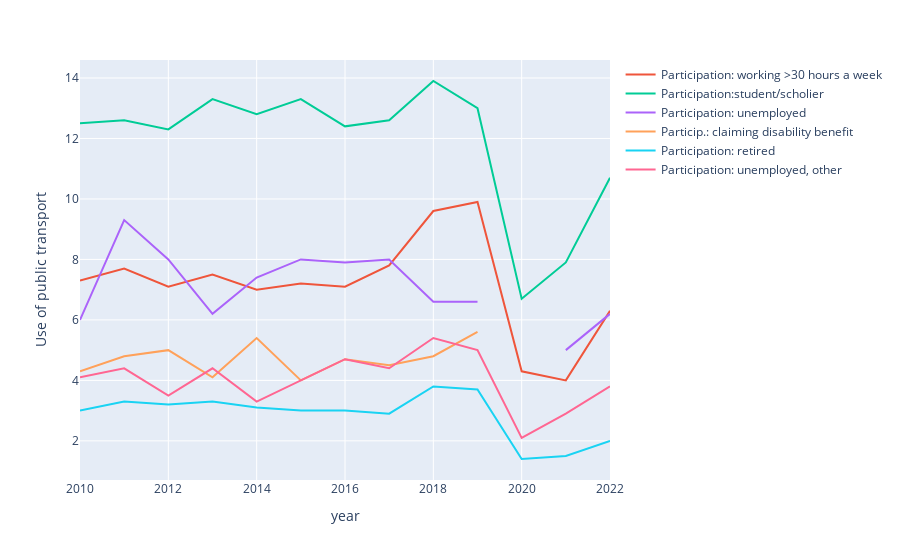

Here is the notebook cell this chart was saved with:
### Markdown cell above
Secondly, let's create a line chart for the Use of Public Transport by different groups over the years, and a line chart for the Year-on-Year Difference in the Use of Public Transport.

### Code cell
dict_draw(d, particip, 'Use of public transport')

### Figure 1 — Plotly figure (JSON) as saved in the notebook; plotly's stock layout.template omitted (floating-point values rounded to 4 significant figures)
{"data": [{"hovertemplate": "<extra></extra>", "legendgroup": "", "line": {"color": "#636efa", "dash": "solid"}, "marker": {"symbol": "circle"}, "mode": "lines", "name": "", "orientation": "v", "showlegend": false, "type": "scatter", "xaxis": "x", "yaxis": "y"}, {"mode": "lines", "name": "Participation: working >30 hours a week", "type": "scatter", "x": [2010, 2011, 2012, 2013, 2014, 2015, 2016, 2017, 2018, 2019, 2020, 2021, 2022], "y": [7.3, 7.7, 7.1, 7.5, 7, 7.2, 7.1, 7.8, 9.6, 9.9, 4.3, 4, 6.3]}, {"mode": "lines", "name": "Participation:student/scholier", "type": "scatter", "x": [2010, 2011, 2012, 2013, 2014, 2015, 2016, 2017, 2018, 2019, 2020, 2021, 2022], "y": [12.5, 12.6, 12.3, 13.3, 12.8, 13.3, 12.4, 12.6, 13.9, 13, 6.7, 7.9, 10.7]}, {"mode": "lines", "name": "Participation: unemployed", "type": "scatter", "x": [2010, 2011, 2012, 2013, 2014, 2015, 2016, 2017, 2018, 2019, 2020, 2021, 2022], "y": [6, 9.3, 8, 6.2, 7.4, 8, 7.9, 8, 6.6, 6.6, null, 5, 6.2]}, {"mode": "lines", "name": "Particip.: claiming disability benefit", "type": "scatter", "x": [2010, 2011, 2012, 2013, 2014, 2015, 2016, 2017, 2018, 2019, 2020, 2021, 2022], "y": [4.3, 4.8, 5, 4.1, 5.4, 4, 4.7, 4.5, 4.8, 5.6, null, null, 3.6]}, {"mode": "lines", "name": "Participation: retired", "type": "scatter", "x": [2010, 2011, 2012, 2013, 2014, 2015, 2016, 2017, 2018, 2019, 2020, 2021, 2022], "y": [3, 3.3, 3.2, 3.3, 3.1, 3, 3, 2.9, 3.8, 3.7, 1.4, 1.5, 2]}, {"mode": "lines", "name": "Participation: unemployed, other", "type": "scatter", "x": [2010, 2011, 2012, 2013, 2014, 2015, 2016, 2017, 2018, 2019, 2020, 2021, 2022], "y": [4.1, 4.4, 3.5, 4.4, 3.3, 4, 4.7, 4.4, 5.4, 5, 2.1, 2.9, 3.8]}], "layout": {"legend": {"tracegroupgap": 0}, "margin": {"t": 60}, "xaxis": {"anchor": "y", "domain": [0, 1], "title": {"text": "year"}}, "yaxis": {"anchor": "x", "domain": [0, 1], "title": {"text": "Use of public transport"}}}}
